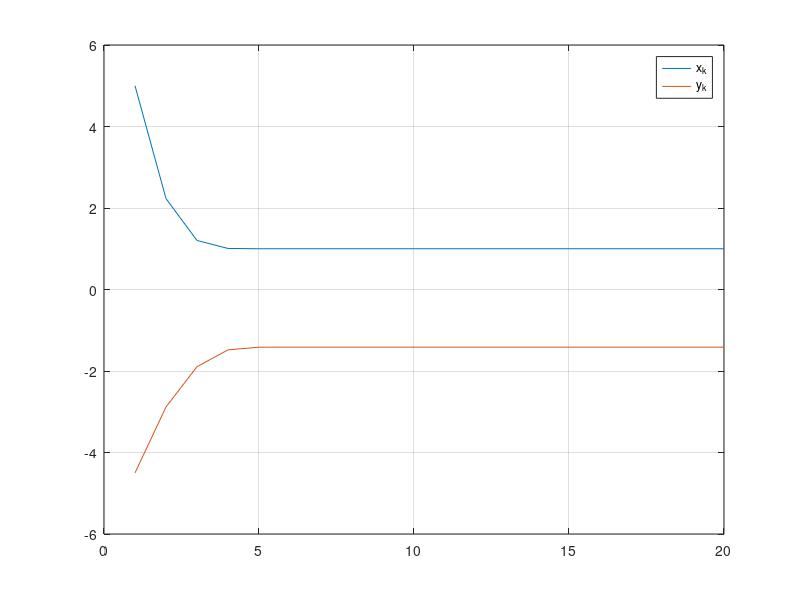

MATLAB code to generate this figure:
%
% Exemplo de NR para resolver o problema da aula
%
% x^2 + y^2 = 3
% 3x - y^2 = 1
%
x0 = -1; y0 = -2; % aproximacao inicial
X = []; % contem a lista das iteracoes
for i = 1:20,
    % SELA de cada iteracao de NR
    A = [2*x0 2*y0; 3 -2*y0];
    B = [3 - x0^2 - y0^2; 1 + y0^2 - 3*x0];
    % solucao da iteracao seguinte
    itera = [x0; y0] + inv(A)*B;
    x1 = itera(1);
    y1 = itera(2);
    X = [X [x1;y1]];
    x0 = x1;
    y0 = y1;
end
plot(X'); legend('x_k', 'y_k'); grid